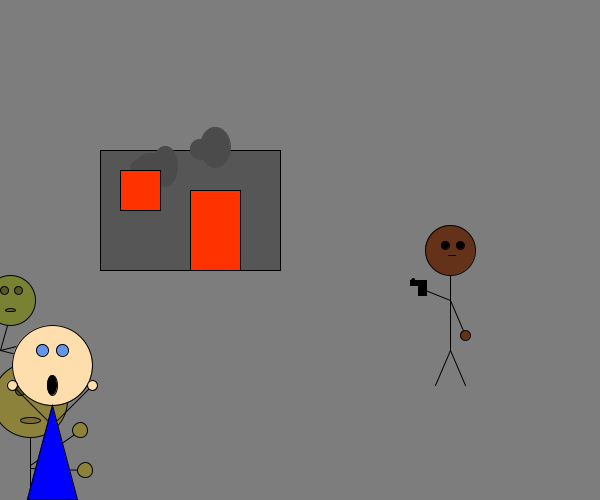
Frame 1 (no input)
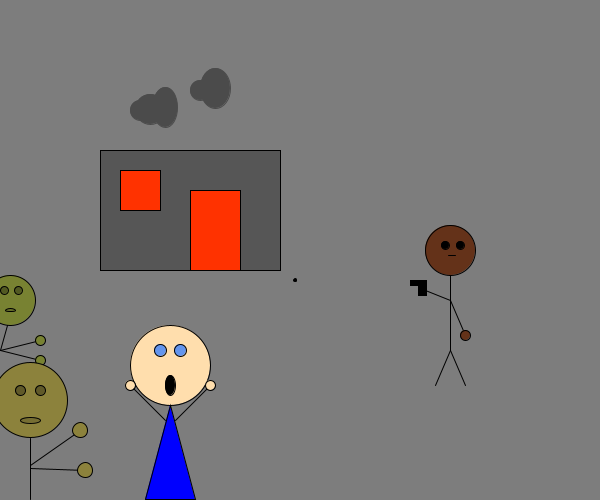
Frame 60 (the mouse pressed at the canvas centre just before this capture)
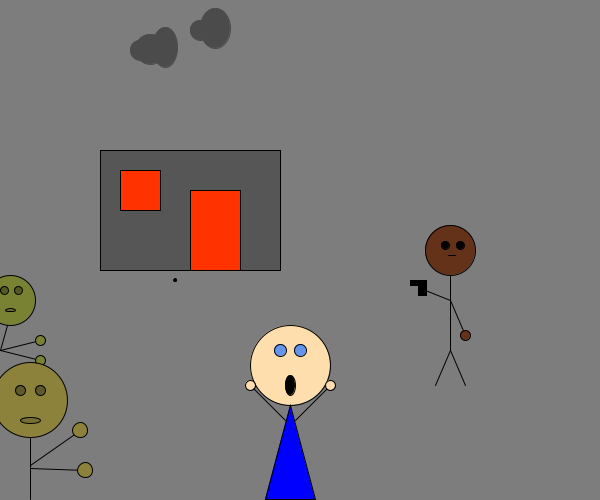
Frame 120 (the mouse held since frame 60 and released just before this capture)

The Processing sketch that drew these frames (run headless with seeded random() and noise(); from frame 60 on, the mouse is pressed at the canvas centre):

// Processing sketch: processing_40864
// ── processing_40864.pde

void setup () {
  size(600, 500);
}
int Sally = 50;
int Bullet = 415;
int Smoke = 170;
void draw () {
  background(125);
  fill(120, 130, 50); //green gray
  ellipse(10, 300, 50, 50); //head
  line(7, 325, 0, 350);
  line(0, 350, 40, 360);
  line(0, 350, 40, 340);
  ellipse(40, 340, 10, 10); //hands
  ellipse(40, 360, 10, 10);
  fill(0, 80);
  ellipse(18, 290, 8, 8); //eyes
  ellipse(4, 290, 8, 8);
  fill(0, 40);
  ellipse(10, 310, 10, 3); //mouth
  //front zombie
  fill(140, 130, 60);
  ellipse(30, 400, 75, 75); //head
  line(30, 438, 30, 499);
  line(30, 465, 80, 430);
  line(30, 468, 85, 470);
  ellipse(80, 430, 15, 15);
  ellipse(85, 470, 15, 15);
  fill(0, 80);
  ellipse(20, 390, 10, 10);
  ellipse(40, 390, 10, 10);
  fill(0, 40);
  ellipse(30, 420, 20, 6);
  //man on right
  fill(100, 50, 25);
  ellipse(450, 250, 50, 50);
  line(450, 275, 450, 350); //body
  line(450, 350, 465, 385);
  line(450, 350, 435, 385);
  line(450, 300, 465, 335);
  line(450, 300, 425, 290);
  ellipse(465, 335, 10, 10);
  fill(0);
  rect(418, 280, 8, 15);
  rect(410, 280, 15, 5); //gun barrel
  fill(0);
  ellipse(460, 245, 8, 8);
  ellipse(445, 245, 8, 8);
  line(448, 255, 455, 255);
  fill(0, 80);
  rect(100, 150, 180, 120); //house
  Smoke = Smoke-1;
  fill(75);
  stroke(75);
  ellipse(140, Smoke, 20, 20);
  ellipse(150, Smoke-1, 30, 30);
  ellipse(165, Smoke-3, 25, 40);
  ellipse(200, Smoke-20, 20, 20);
  ellipse(215, Smoke-22, 30, 40);
  fill(255, 50, 0);
  stroke(0);
  rect(120, 170, 40, 40);
  rect(190, 190, 50, 80);
  Sally = Sally+2;
  fill(255, 222, 173);
  ellipse(Sally, 365, 80, 80); //head
  line(Sally-5, 420, Sally-40, 385);
  ellipse(Sally-40, 385, 10, 10);
  line(Sally+5, 420, Sally+40, 385);
  ellipse(Sally+40, 385, 10, 10);
  fill(0, 0, 255);
  triangle(Sally, 405, Sally-25, 499, Sally+25, 499);
  fill(100, 149, 237);
  ellipse(Sally+10, 350, 12, 12);
  ellipse(Sally-10, 350, 12, 12);
  fill(0);
  ellipse(Sally, 385, 10, 20);
  Bullet = Bullet-2;
  ellipse(Bullet, 280, 3, 3);
  }

                
                
